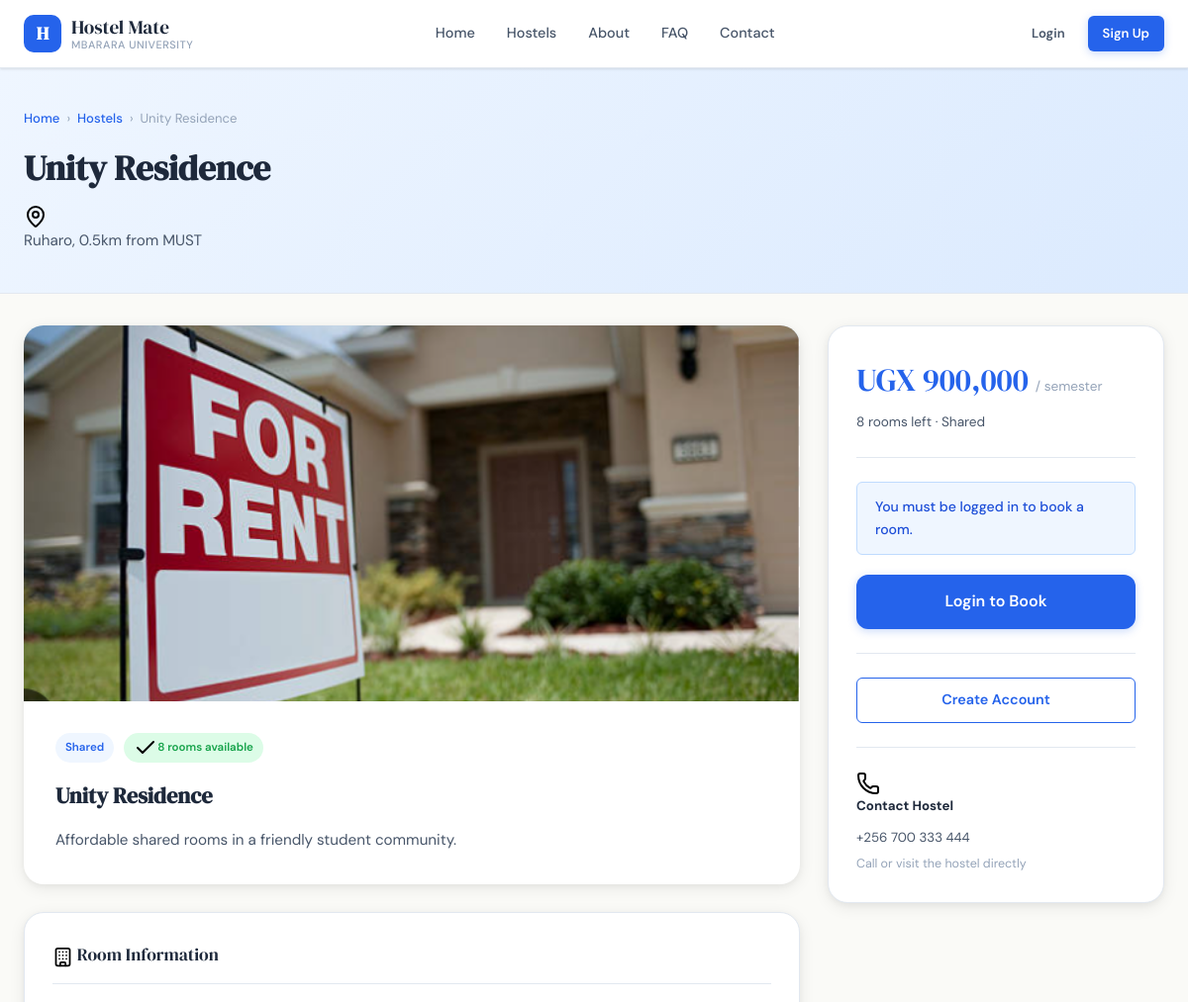
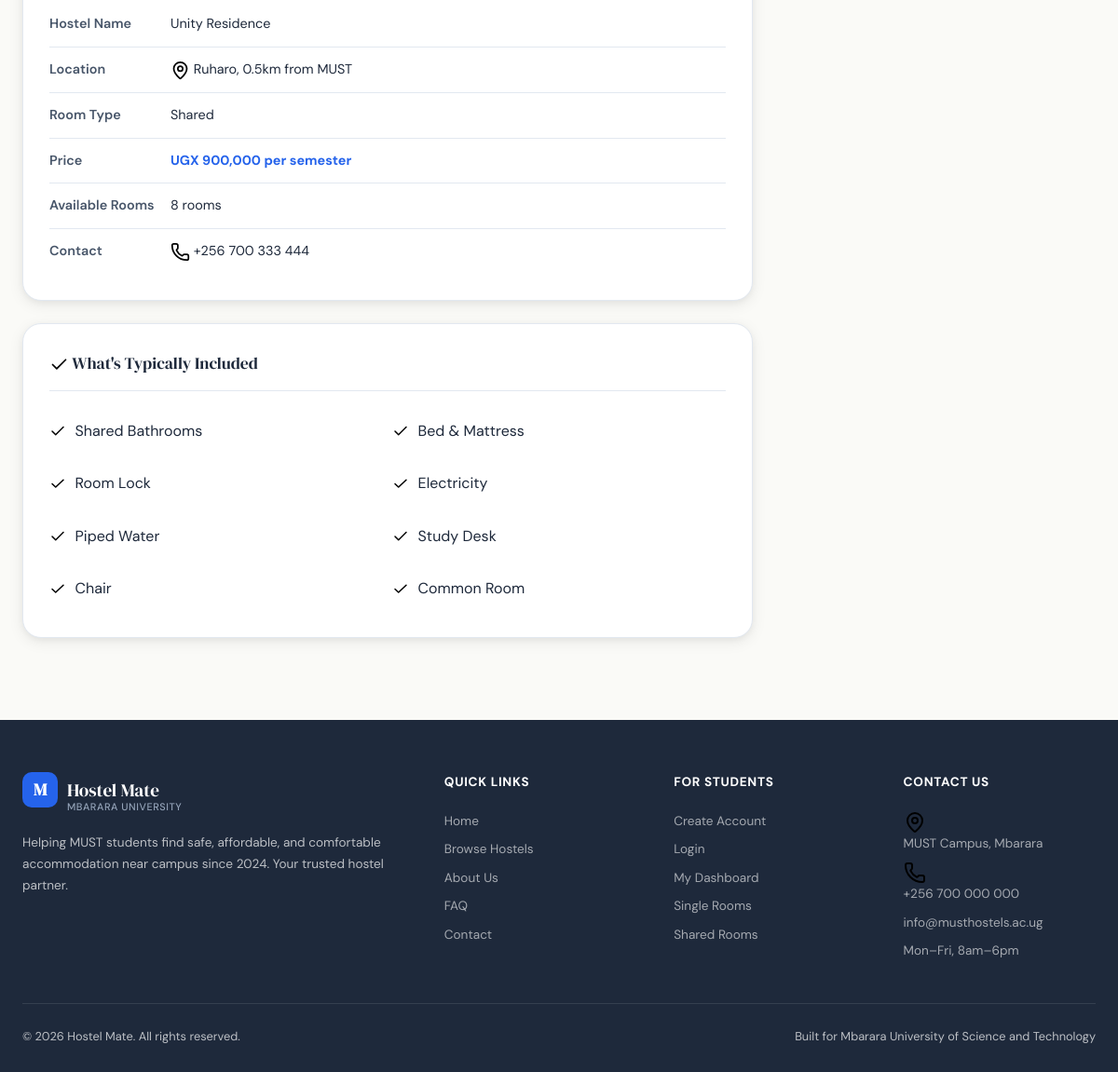
/hostel-details.php?id=2, run on the app's committed database (2 pictures, top to bottom).
### tables this page shows
CREATE TABLE `hostels` (
  `id` INT UNSIGNED NOT NULL AUTO_INCREMENT,
  `hostel_name` VARCHAR(255) NOT NULL,
  `location` VARCHAR(255) NOT NULL,
  `room_type` ENUM('single','shared','self-contained') NOT NULL DEFAULT 'single',
  `price` INT UNSIGNED NOT NULL,
  `availability` INT UNSIGNED NOT NULL DEFAULT 0,
  `description` TEXT DEFAULT NULL,
  `contact` VARCHAR(100) DEFAULT NULL,
  `image` VARCHAR(255) DEFAULT NULL,
  `created_at` DATETIME NOT NULL DEFAULT CURRENT_TIMESTAMP,
  PRIMARY KEY (`id`),
  KEY `idx_hostels_room_type` (`room_type`),
  KEY `idx_hostels_availability` (`availability`)
);

### config.php (called while the page is built, shortened)
<?php
function isLoggedIn() {
    return isset($_SESSION['user_id']) && !empty($_SESSION['user_id']);
}
function sanitize($input) {
    return htmlspecialchars(trim($input), ENT_QUOTES, 'UTF-8');
}
function formatPrice($amount) {
    return 'UGX ' . number_format((float)$amount, 0);
}

### hostel-details.php (the view, shortened to what this page needs)
<?php
require_once 'config.php';
$id = (int)($_GET['id'] ?? 0);
$db    = getDB();
$stmt  = $db->prepare("SELECT * FROM hostels WHERE id = ? LIMIT 1");
$stmt->bind_param('i', $id);
$stmt->execute();
$h     = $stmt->get_result()->fetch_assoc();
$already_booked = false;
include 'includes/head.php';
?>
<?php include 'includes/navbar.php'; ?>
<div class="page-header">
    <div class="container">
        <div class="breadcrumb">
            <a href="index.php">Home</a> <span>›</span>
            <a href="hostels.php">Hostels</a> <span>›</span>
            <?= sanitize($h['hostel_name']) ?>
        </div>
        <h1><?= sanitize($h['hostel_name']) ?></h1>
        <p><img class="icon-svg" src="<?= APP_URL ?>/assets/svg/map-pin.svg" alt="Location"> <?= sanitize($h['location']) ?></p>
    </div>
</div>
<div class="section" style="padding-top:32px;">
    <div class="container">
        <div class="detail-layout">
            <div>
                <div class="detail-hero">
                    <div class="detail-img">
                        <?php if (!empty($h['image']) && file_exists('uploads/hostels/' . $h['image'])): ?>
                            <img src="<?= APP_URL ?>/uploads/hostels/<?= sanitize($h['image']) ?>" alt="<?= sanitize($h['hostel_name']) ?>" style="width: 100%; height: 100%; object-fit: cover; display: block;">
                        <?php elseif (!empty($h['image']) && file_exists('assets/img/hostels/' . $h['image'])): ?>
                            <img src="<?= APP_URL ?>/assets/img/hostels/<?= sanitize($h['image']) ?>" alt="<?= sanitize($h['hostel_name']) ?>" style="width: 100%; height: 100%; object-fit: cover; display: block;">
                        <?php else: ?>
                            <img class="icon-svg" src="<?= APP_URL ?>/assets/svg/building.svg" alt="Hostel" style="width: 3.5rem; height: auto;">
                        <?php endif; ?>
                    </div>
                    <div class="detail-body">
                        <div style="display:flex;gap:10px;margin-bottom:16px;flex-wrap:wrap;">
                            <span class="badge badge-blue"><?= sanitize(ucwords(str_replace('-', ' ', $h['room_type']))) ?></span>
                            <?php if ($h['availability'] > 0): ?>
                                <span class="badge badge-green">
                                    <img class="icon-svg" src="<?= APP_URL ?>/assets/svg/check.svg" alt="Available"> <?= (int)$h['availability'] ?> rooms available
                                </span>
                            <?php else: ?>
                                <span class="badge badge-red">Currently Full</span>
                            <?php endif; ?>
                        </div>
                        <h2 style="font-family:var(--font-display);font-size:1.4rem;margin-bottom:12px;">
                            <?= sanitize($h['hostel_name']) ?>
                        </h2>
                        <p style="color:var(--text-mid);line-height:1.75;font-size:0.95rem;">
                            <?= sanitize($h['description'] ?? 'No description provided.') ?>
                        </p>
                    </div>
                </div>
                <div class="dash-card">
                    <div class="dash-card-title">
                    <img class="icon-svg" src="<?= APP_URL ?>/assets/svg/building.svg" alt="Room Information"> Room Information
                </div>
                    <div class="info-row">
                        <span class="info-label">Hostel Name</span>
                        <span class="info-value"><?= sanitize($h['hostel_name']) ?></span>
                    </div>
                    <div class="info-row">
                        <span class="info-label">Location</span>
                        <span class="info-value"><img class="icon-svg" src="<?= APP_URL ?>/assets/svg/map-pin.svg" alt="Location"> <?= sanitize($h['location']) ?></span>
                    </div>
                    <div class="info-row">
                        <span class="info-label">Room Type</span>
                        <span class="info-value"><?= sanitize(ucwords(str_replace('-', ' ', $h['room_type']))) ?></span>
                    </div>
                    <div class="info-row">
                        <span class="info-label">Price</span>
                        <span class="info-value" style="font-weight:700;color:var(--primary);"><?= formatPrice($h['price']) ?> per semester</span>
                    </div>
                    <div class="info-row">
                        <span class="info-label">Available Rooms</span>
                        <span class="info-value"><?= (int)$h['availability'] ?> rooms</span>
                    </div>
                    <div class="info-row">
                        <span class="info-label">Contact</span>
                        <span class="info-value"><img class="icon-svg" src="<?= APP_URL ?>/assets/svg/phone.svg" alt="Contact"> <?= sanitize($h['contact'] ?? 'Contact admin for details') ?></span>
                    </div>
                </div>
                <div class="dash-card">
                    <div class="dash-card-title">
                    <img class="icon-svg" src="<?= APP_URL ?>/assets/svg/check.svg" alt="Amenities"> What's Typically Included
                </div>
                    <div style="display:grid;grid-template-columns:1fr 1fr;gap:10px;">
                        <?php
                        $amenities = match($h['room_type']) {
                            'self-contained' => ['Private Bathroom','Kitchen Space','Bed & Mattress','Private Door Lock','Electricity','Piped Water','Study Desk','Chair & Wardrobe'],
                            'shared'         => ['Shared Bathrooms','Bed & Mattress','Room Lock','Electricity','Piped Water','Study Desk','Chair','Common Room'],
                            default          => ['Single Bed & Mattress','Room Lock','Electricity','Piped Water','Study Desk','Chair & Wardrobe','Shared Bathrooms','24/7 Security'],
                        };
                        foreach ($amenities as $a):
                        ?>
                        <div class="amenity-item">
                            <img class="icon-svg" src="<?= APP_URL ?>/assets/svg/check.svg" alt="Amenity">
                            <span><?= sanitize($a) ?></span>
                        </div>
                        <?php endforeach; ?>
                    </div>
                </div>
            </div>
            <aside class="detail-sidebar">
                <div class="detail-price-display">
                    <?= formatPrice($h['price']) ?>
                    <span>/ semester</span>
                </div>
                <div style="color:var(--text-mid);font-size:0.85rem;margin-bottom:20px;">
                    <?= (int)$h['availability'] ?> rooms left · <?= sanitize(ucwords(str_replace('-', ' ', $h['room_type']))) ?>
                </div>
                <div class="divider"></div>
                <?php if ($h['availability'] <= 0): ?>
                    <div class="alert alert-error">This hostel is currently full.</div>
                    <a href="hostels.php" class="btn btn-outline btn-block">Browse Other Hostels</a>
                <?php elseif (!isLoggedIn()): ?>
                    <div class="alert alert-info">You must be logged in to book a room.</div>
                    <a href="login.php?redirect=<?= urlencode(APP_URL . '/hostel-details.php?id=' . $id) ?>" class="btn btn-primary btn-block btn-lg">Login to Book</a>
                    <div class="divider"></div>
                    <a href="signup.php" class="btn btn-outline btn-block">Create Account</a>
                <?php elseif ($already_booked): ?>
                    <div class="alert alert-warning">You already have an active booking at this hostel.</div>
                    <a href="dashboard.php" class="btn btn-outline btn-block">View My Bookings</a>
                <?php endif; ?>
                <div class="divider"></div>
                <div style="font-size:0.83rem;color:var(--text-mid);">
                    <div style="font-weight:700;color:var(--text-dark);margin-bottom:10px;">
                        <img class="icon-svg" src="<?= APP_URL ?>/assets/svg/phone.svg" alt="Contact"> Contact Hostel
                    </div>
                    <div style="margin-bottom:6px;"><?= sanitize($h['contact'] ?? '+256 700 000 000') ?></div>
                    <div style="font-size:0.78rem;color:var(--text-light);">Call or visit the hostel directly</div>
                </div>
            </aside>
        </div>
    </div>
</div>
<?php include 'includes/footer.php'; ?>
</body>
</html>

### data on the page
hostels: hostel_name "Unity Residence", location "Ruharo, 0.5km from MUST", image (picture), room_type "Shared", availability "8", description "Affordable shared rooms in a friendly student community.", price "UGX 900,000", contact "+256 700 333 444", room_type "Shared Bathrooms", room_type "Bed & Mattress", room_type "Room Lock", room_type "Electricity", room_type "Piped Water", room_type "Study Desk", room_type "Chair", room_type "Common Room"
